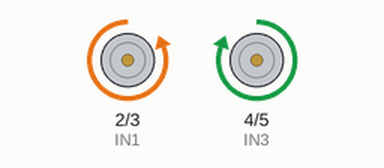
Recording of a sketch running on a simulated Arduino Uno, built with avr-gcc and run on an emulated ATmega328P. On the bench: motor-driver pin pairs drawn as motors (green arrow = first pin HIGH = forward, orange = second pin HIGH = backward, longer = more drive).

Above: at 1.5 s.
At 7.0 s:
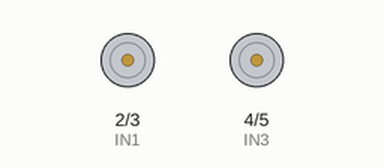
At 11.5 s:
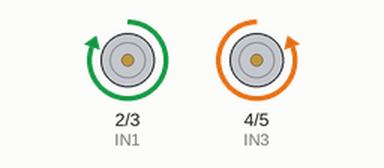
At 17.5 s:
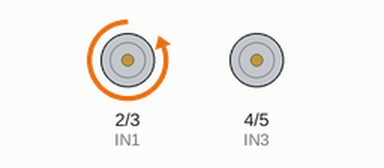
Timing chart, 0 to 18.2 s (numbered marks = the images above):
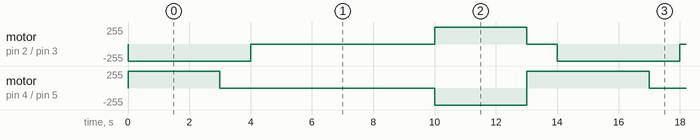

Measured:
- by itself, motor on pin 2 (IN1) / pin 3 (IN2): repeats every 14.0 s: stopped 6.0 s, forward 255/255 3.0 s, stopped 1.0 s, backward 255/255 4.0 s
- by itself, motor on pin 4 (IN3) / pin 5 (IN4): repeats every 14.0 s: stopped 7.0 s, backward 255/255 3.0 s, forward 255/255 4.0 s

The sketch:

robotnik_v1.ino
```cpp
int IN1 = 2;
int IN2 = 3;
int IN3 = 4;
int IN4 = 5;

void setup() {
  pinMode(IN1, OUTPUT);

  pinMode(IN2, OUTPUT);

  pinMode(IN3, OUTPUT);

  pinMode(IN4, OUTPUT);
}

void loop() {
  frente();

  direita();

  parar();

  re();

  esquerda();
}

void frente(){
  digitalWrite(IN2,1);
  digitalWrite(IN1,0);
  digitalWrite(IN3,1);
  digitalWrite(IN4,0);
  delay(3000);
}

void re(){
  digitalWrite(IN2,0);
  digitalWrite(IN1,1);
  digitalWrite(IN3,0);
  digitalWrite(IN4,1);
  delay(3000);

} void parar(){
  digitalWrite(IN2,0);
  digitalWrite(IN1,0);
  digitalWrite(IN3,0);
  digitalWrite(IN4,0);
  delay(6000);
}

void direita(){
  digitalWrite(IN2,1);
  digitalWrite(IN1,0);
  digitalWrite(IN3,0);
  digitalWrite(IN4,0);
  delay(1000);
}

void esquerda(){
  digitalWrite(IN2,0);
  digitalWrite(IN1,0);
  digitalWrite(IN3,1);
  digitalWrite(IN4,0);
  delay(1000);
}
```

exemplo1.ino
```cpp
float sensorCentro = A0; float sensorPontaD = A1; float sensorPontaE = A2; int estado1; int estado2; int estado3; int n1 = 6; int n2 = 3; int n3 = 5; int n4 = 9; //int pwm = 180; int nulo = 0; void setup() {    Serial.begin(9600);   pinMode(n1, OUTPUT);   pinMode(n2, OUTPUT);   pinMode(n3, OUTPUT);   pinMode(n4, OUTPUT); } void loop() {     estado1 = analogRead(sensorCentro);   estado2 = analogRead(sensorPontaD);   estado3 = analogRead(sensorPontaE);   Serial.print ("Centro ");   Serial.print (estado1);   Serial.print (" Direita ");   Serial.print (estado2);   Serial.print (" Esquerda ");   Serial.println (estado3);   delay(400);       if ((estado2 < 100) && (estado3 < 100) && (estado1 > 100)) {     frente();           }else if ((estado2 > 100) && (estado3 < 100) && (estado1 < 100)){       direita();           }else if ((estado2 < 100) && (estado3 > 100) && (estado1 < 100)){       esquerda();           }else if ((estado2 > 100) && (estado3 > 100) && (estado1 > 100)){       parar();           }else if ((estado2 > 100) && (estado3 < 100) && (estado1 > 100)){       frente();           }else if ((estado2 < 100) && (estado3 > 100) && (estado1 > 100)){       direita();           }else if ((estado2 < 100) && (estado3 > 100) && (estado1 < 100)){       esquerda();           }else if ((estado2 > 100) && (estado3 > 100) && (estado1 > 100)){       esquerda();         } }   void frente(){    analogWrite(n1, 1); //motor A para frente    analogWrite(n2, 0); //motor B para frente    analogWrite(n3, 1); // motor A para tras    analogWrite(n4, 0); //motor B para trás   }   void direita(){    analogWrite(n1, 0); //motor A para frente    analogWrite(n2, 1); //motor B para frente    analogWrite(n3, 0); // motor A para tras    analogWrite(n4, 1); //motor B para trás   }   void esquerda(){    analogWrite(n1, 1); //motor A para frente    analogWrite(n2, 0); //motor B para frente    analogWrite(n3, 0); // motor A para tras    analogWrite(n4, 1); //motor B para trás   }   void parar(){    analogWrite(n1, 0); //motor A para frente    analogWrite(n2, 0); //motor B para frente    analogWrite(n3, 0); // motor A para tras    analogWrite(n4, 0); //motor B para trás   }
```
